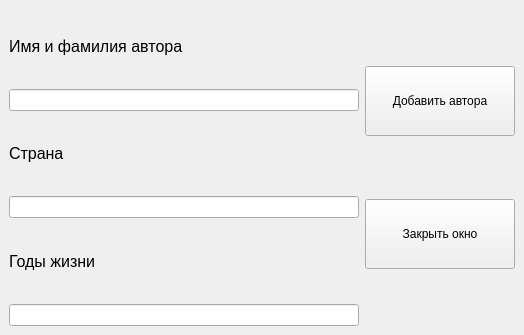
<?xml version="1.0" encoding="UTF-8"?>
<ui version="4.0">
 <class>MainWindow</class>
 <widget class="QMainWindow" name="MainWindow">
  <property name="geometry">
   <rect>
    <x>0</x>
    <y>0</y>
    <width>524</width>
    <height>335</height>
   </rect>
  </property>
  <property name="windowTitle">
   <string>Добавить автора</string>
  </property>
  <widget class="QWidget" name="centralwidget">
   <layout class="QHBoxLayout" name="horizontalLayout">
    <item>
     <layout class="QVBoxLayout" name="verticalLayout">
      <item>
       <widget class="QLabel" name="label">
        <property name="font">
         <font>
          <pointsize>12</pointsize>
         </font>
        </property>
        <property name="text">
         <string>Имя и фамилия автора</string>
        </property>
        <property name="textFormat">
         <enum>Qt::PlainText</enum>
        </property>
       </widget>
      </item>
      <item>
       <widget class="QLineEdit" name="line_author"/>
      </item>
      <item>
       <widget class="QLabel" name="label_2">
        <property name="font">
         <font>
          <pointsize>12</pointsize>
         </font>
        </property>
        <property name="text">
         <string>Страна</string>
        </property>
        <property name="textFormat">
         <enum>Qt::PlainText</enum>
        </property>
       </widget>
      </item>
      <item>
       <widget class="QLineEdit" name="line_country"/>
      </item>
      <item>
       <widget class="QLabel" name="label_3">
        <property name="font">
         <font>
          <pointsize>12</pointsize>
         </font>
        </property>
        <property name="text">
         <string>Годы жизни</string>
        </property>
        <property name="textFormat">
         <enum>Qt::PlainText</enum>
        </property>
       </widget>
      </item>
      <item>
       <widget class="QLineEdit" name="line_years"/>
      </item>
     </layout>
    </item>
    <item>
     <layout class="QVBoxLayout" name="verticalLayout_2">
      <item>
       <widget class="QPushButton" name="button_add">
        <property name="minimumSize">
         <size>
          <width>150</width>
          <height>70</height>
         </size>
        </property>
        <property name="text">
         <string>Добавить автора</string>
        </property>
       </widget>
      </item>
      <item>
       <widget class="QPushButton" name="button_close">
        <property name="minimumSize">
         <size>
          <width>150</width>
          <height>70</height>
         </size>
        </property>
        <property name="text">
         <string>Закрыть окно</string>
        </property>
       </widget>
      </item>
     </layout>
    </item>
   </layout>
  </widget>
 </widget>
 <resources/>
 <connections/>
</ui>
